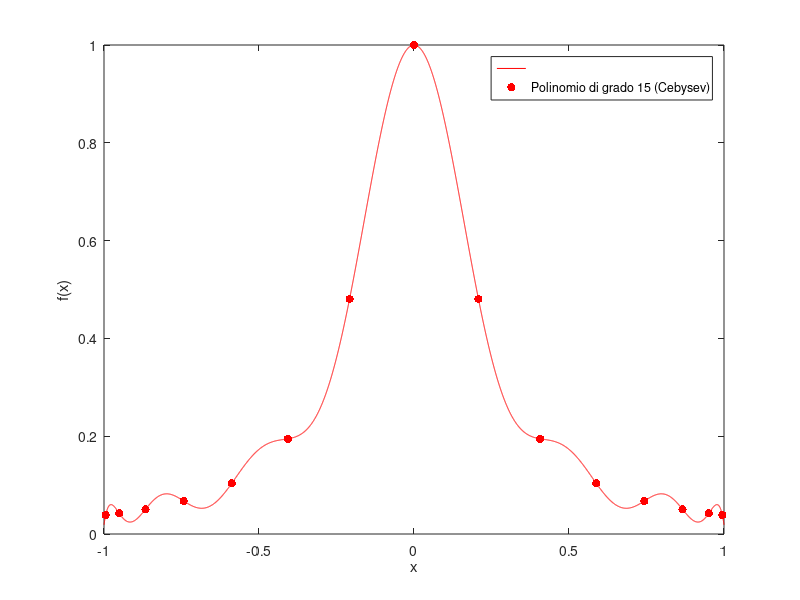

Here is the MATLAB script that generated this plot:

n=15;
runge=@(x) 1./(1+25*x.^2);

x=linspace(-1,1,1e4);
y=runge(x);


ceby= @(i,n) cos(((2*i-1)*pi)./(2*n));

xc=ceby(1:n,n);
yc=runge(xc);

p = polyfit(xc,yc,n-1);
t = linspace(min(x),max(x),1e4);
v = polyval(p,t);

figure(1)
plot(t,v,'r');
hold on;
scatter(xc,yc,'r','filled');
xlabel('x')
ylabel('f(x)')
legend('','Polinomio di grado 15 (Cebysev)');
hold off;
